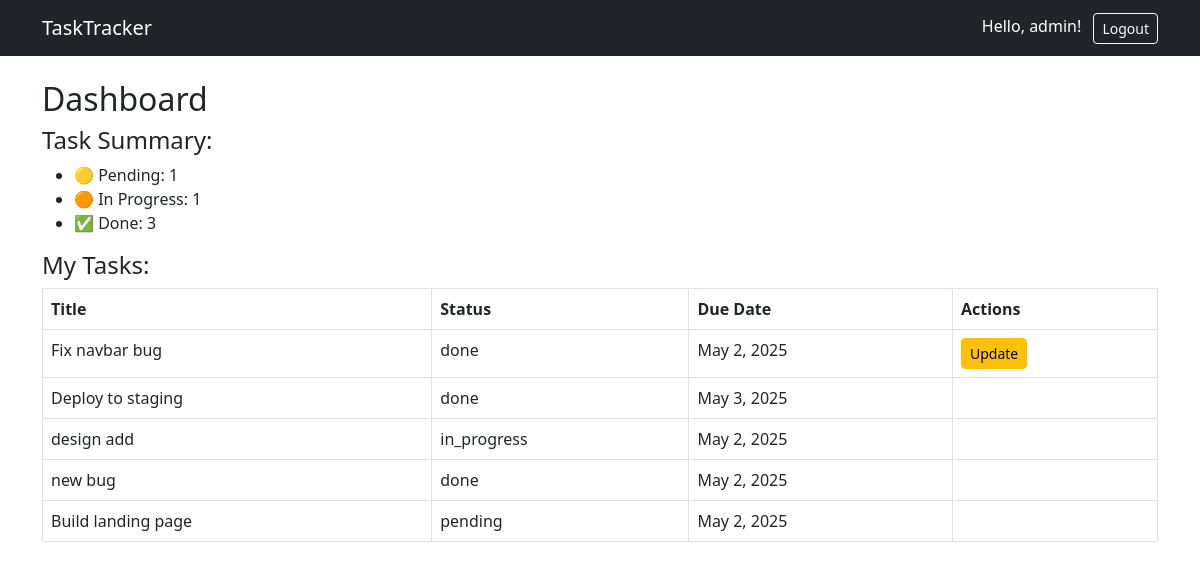
The app's page / (signed in), older data.
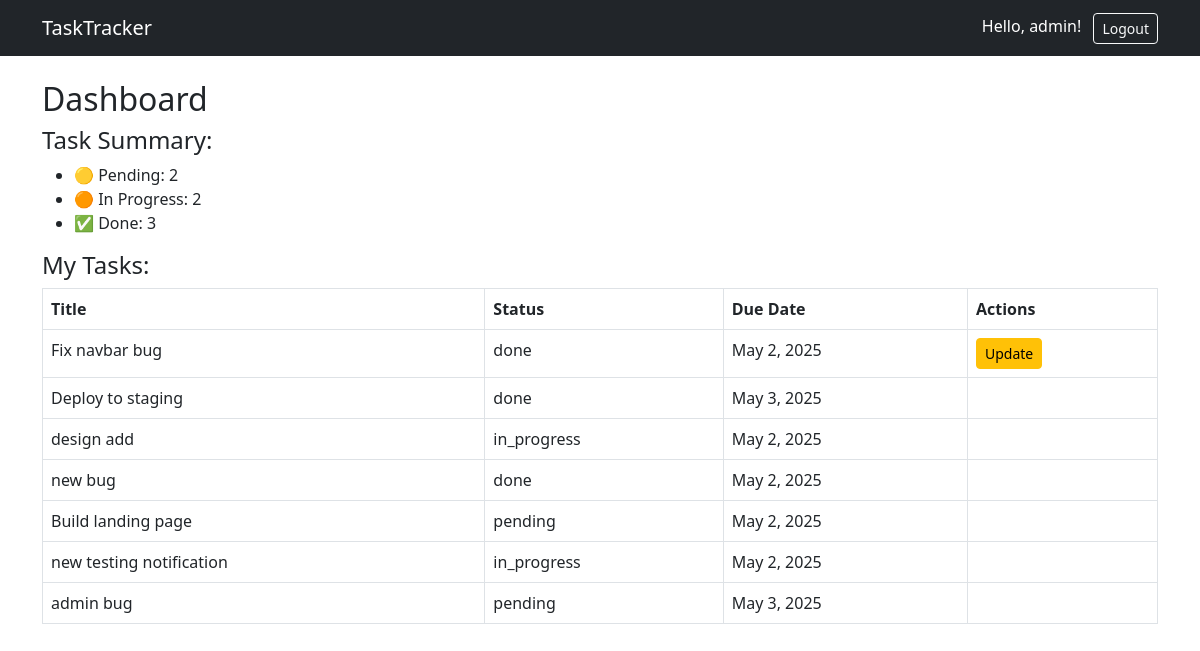
The same page, newer data.
### tracker/models.py (models this page shows, shortened)
class Task(models.Model):
    STATUS_CHOICES = [
        ('pending', 'Pending'),
        ('in_progress', 'In Progress'),
        ('done', 'Done'),
    ]
    title = models.CharField(max_length=255)
    description = models.TextField()
    assigned_to = models.ForeignKey(User, on_delete=models.CASCADE, related_name='tasks')
    due_date = models.DateField()
    status = models.CharField(max_length=20, choices=STATUS_CHOICES, default='pending')
    created_at = models.DateTimeField(auto_now_add=True)

### tracker/views.py (the view)
# urls.py: path('', DashboardView.as_view(), name='dashboard'),
class DashboardView(LoginRequiredMixin, TemplateView):
    template_name = 'tracker/dashboard.html'
    def get_context_data(self, **kwargs):
        context = super().get_context_data(**kwargs)
        user = self.request.user
        if user.groups.filter(name='Manager').exists():
            tasks = Task.objects.filter(assigned_to__in=[user]) | Task.objects.filter(created_at__isnull=False)
        else:
            tasks = Task.objects.filter(assigned_to=user)
        status_summary = tasks.values('status').annotate(count=Count('status'))
        context['tasks'] = tasks
        context['status_summary'] = {item['status']: item['count'] for item in status_summary}
        return context

### templates/tracker/dashboard.html
{% extends "base.html" %}
{% block content %}
<h2>Dashboard</h2>
<h4>Task Summary:</h4>
<ul>
    <li>🟡 Pending: {{ status_summary.pending|default:0 }}</li>
    <li>🟠 In Progress: {{ status_summary.in_progress|default:0 }}</li>
    <li>✅ Done: {{ status_summary.done|default:0 }}</li>
</ul>
<h4>My Tasks:</h4>
<table class="table table-bordered">
    <thead>
        <tr>
            <th>Title</th>
            <th>Status</th>
            <th>Due Date</th>
            <th>Actions</th>
        </tr>
    </thead>
    <tbody>
        {% for task in tasks %}
        <tr>
            <td>{{ task.title }}</td>
            <td>{{ task.status }}</td>
            <td>{{ task.due_date }}</td>
            <td>
                {% if user.id == task.assigned_to.id %}
                    <a href="{% url 'task-update' task.pk %}" class="btn btn-sm btn-warning">Update</a>
                {% endif %}
            </td>
        </tr>
        {% empty %}
        <tr><td colspan="4">No tasks assigned.</td></tr>
        {% endfor %}
    </tbody>
</table>
{% endblock %}

### templates/base.html (shortened to what this page needs)
<!DOCTYPE html>
<html lang="en">
<head>
    <link href="https://cdn.jsdelivr.net/npm/bootstrap@5.3.0/dist/css/bootstrap.min.css" rel="stylesheet">
</head>
<body>
<nav class="navbar navbar-expand-lg navbar-dark bg-dark">
    <div class="container">
        <a class="navbar-brand" href="{% url 'dashboard' %}">TaskTracker</a>
        <div>
            {% if user.is_authenticated %}
                <span class="text-white me-2">Hello, {{ user.username }}!</span>
                <a class="btn btn-outline-light btn-sm" href="{% url 'logout' %}">Logout</a>
            {% endif %}
        </div>
    </div>
</nav>
<div class="container mt-4">
    {% block content %}{% endblock %}
</div>
</body>
</html>

Row changes from the older to the newer data that the page shows:
added Task: title "new testing notification", status "in_progress", due_date "May 2, 2025"
added Task: title "admin bug", status "pending", due_date "May 3, 2025"
Text that changed along with them:
{{ status_summary.pending|default:0 }}: "1" → "2"
{{ status_summary.in_progress|default:0 }}: "1" → "2"
